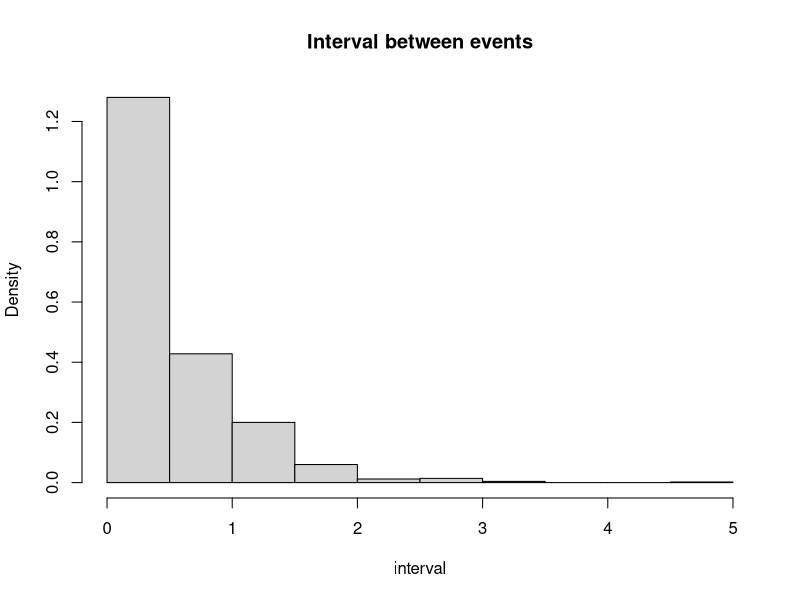
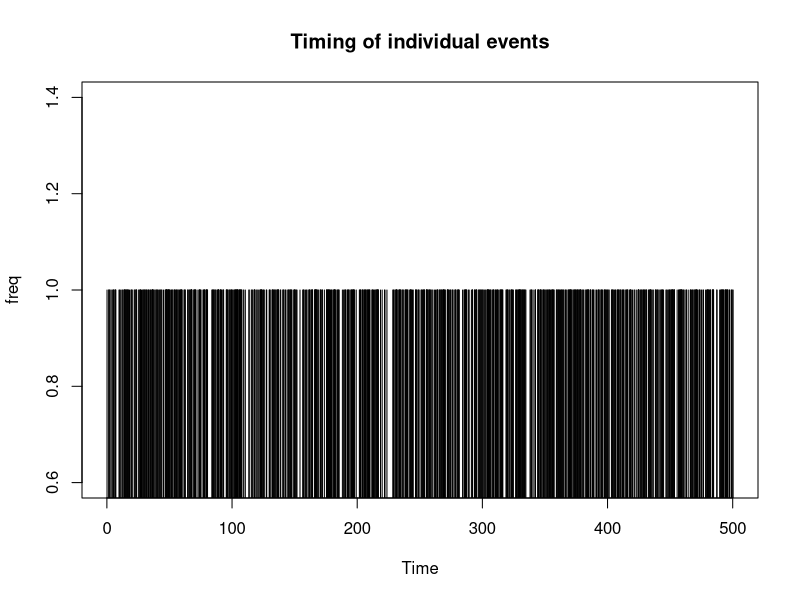
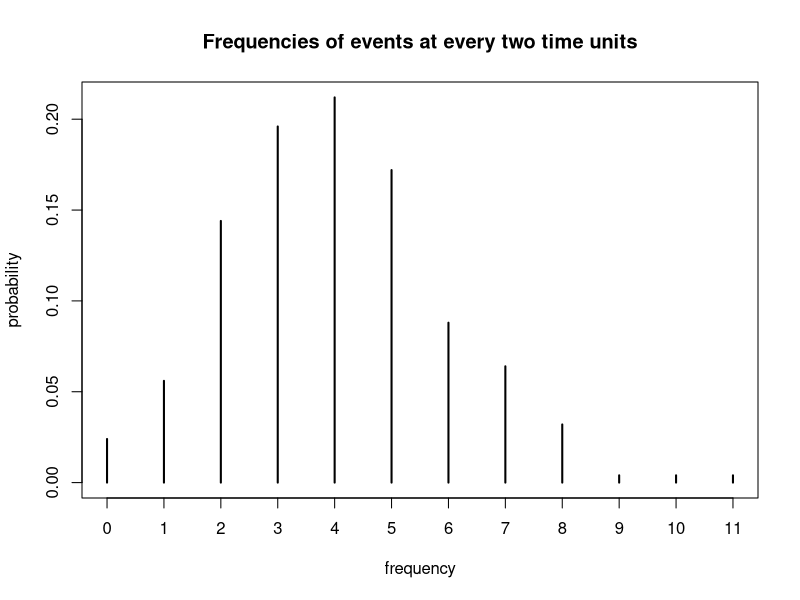
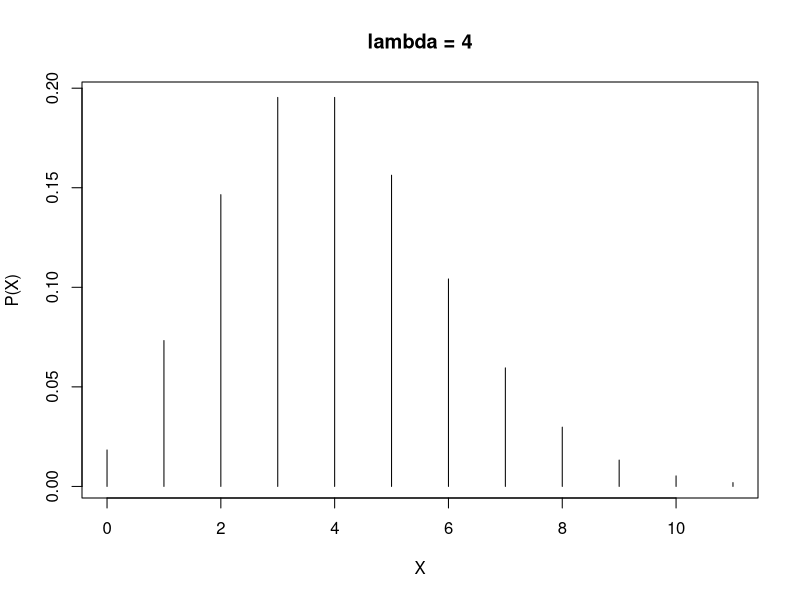
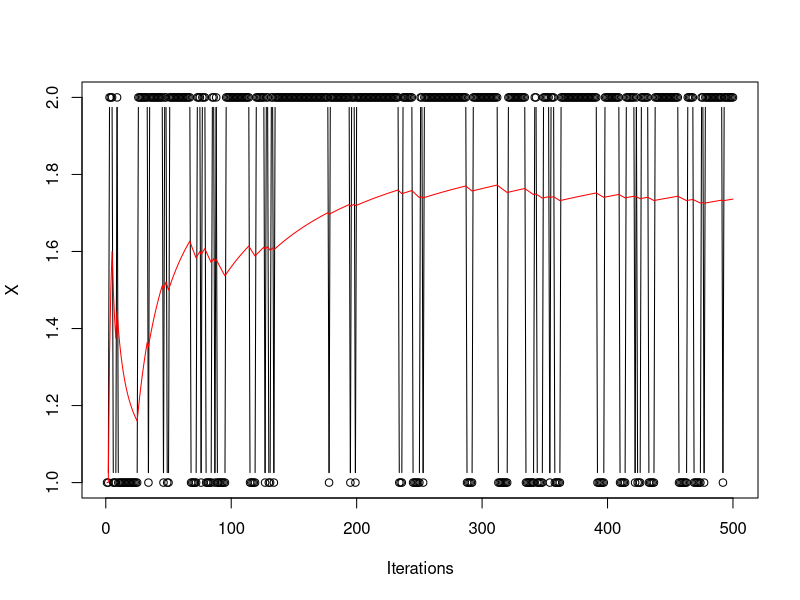

Write R code to recreate these figures, in order.
## ---- chunk 1
knitr::opts_chunk$set(echo = TRUE)
## ---- chunk 2
event.interval <- rexp(1000,rate=2)

hist(event.interval, main="Interval between events",freq=F,xlab="interval")
## ---- chunk 3
event.timing <- cumsum(event.interval)

plot(event.timing,rep(1,length(event.timing)),type="h",main="Timing of individual events",
     xlab="Time",ylab="freq")
## ---- chunk 4

event.timing.cut <- cut(event.timing,breaks = seq(0,ceiling(max(event.timing)),by=2))

freq.events <- table(table(event.timing.cut))

plot(freq.events/sum(freq.events),
     main="Frequencies of events at every two time units",
     xlab="frequency",ylab="probability")

## ---- chunk 5

xs <- 0:max(as.numeric(names(freq.events)))

i.lambda <- 2*2

  pmf <- dpois(xs,lambda=i.lambda)


  plot(xs,pmf,type="h",ylab="P(X)",xlab="X",
       main=paste("lambda","=",i.lambda))

## ---- chunk 6
Q <- rbind(c(0.7,0.3),c(0.1,0.9))
  
Q
## ---- chunk 7
X0 <- 1
## ---- chunk 8
X1 <- sample(1:2,size=1,prob=Q[X0,])
X1
## ---- chunk 9
n.sim <- 500

X <- rep(NA,n.sim)

X[1] <- sample(1:2,size=1,prob=Q[X0,])
for (i.sim in 2:n.sim){
  X[i.sim] <- sample(1:2,size=1,prob=Q[X[i.sim-1],])
}

plot(X,type="b",xlab="Iterations")
par(new=T)
running.mean <- cumsum(X)/c(1:length(X))
plot(running.mean,ylim=c(1,2),type="l",col="red",
     ann=F,axes=F)

## ---- chunk 10
Q%*%Q

Q%*%Q%*%Q

Q%*%Q%*%Q%*%Q

Q%*%Q%*%Q%*%Q%*%Q

## ---- chunk 11

all.Q <- vector(mode="list",length = n.sim)
all.Q[[1]] <- Q

for (i.sim in 2:n.sim){
  all.Q[[i.sim]] <- all.Q[[i.sim-1]]%*%Q
}


## ---- chunk 12
all.Q[[n.sim]]
